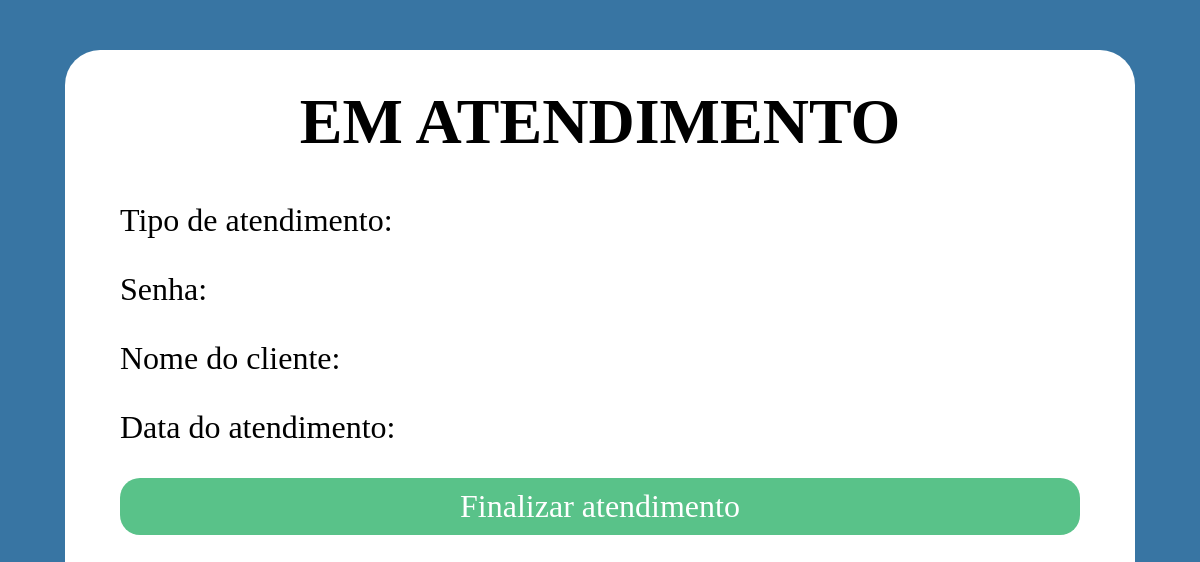
/em-atendimento/116/GERL (signed in), run on an earlier commit of the app's database.
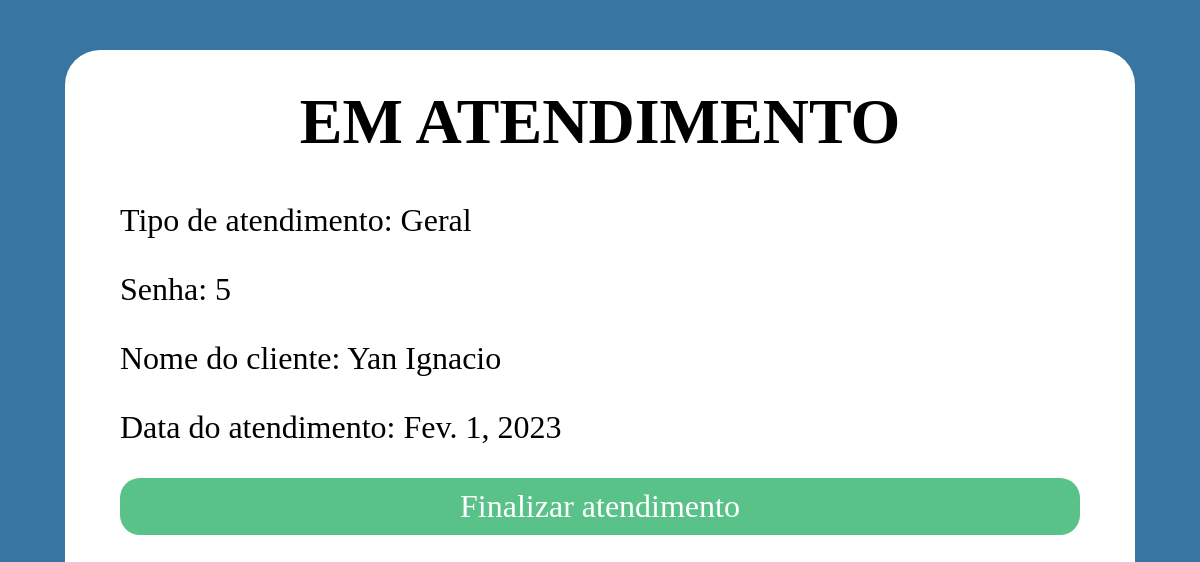
And on a later commit of the database.
### atendimento/models.py (models this page shows, shortened)
class Atendimento(models.Model):
    nome_cliente = models.CharField(max_length=255, verbose_name='Digite seu nome')
    data_atendimento = models.DateField(auto_now_add=True)
    status_atendimento = models.CharField(max_length=255, default='fila')
    numero_senha = models.IntegerField()
    atendente = models.ForeignKey(Atendente, on_delete=models.PROTECT, null=True,blank= True)
    tipo_atendimento = models.ForeignKey(TipoAtendimento, on_delete=models.CASCADE)
    def emAtendimento(self):
        self.status_atendimento = 'em atendimento'
        self.save()

class TipoAtendimento(models.Model):
    prefixo = models.CharField(max_length=4)
    nome = models.CharField(max_length=100)
    descricao = models.CharField(max_length=255)

### atendimento/views.py (the view)
# urls.py: path('em-atendimento/<id>/<prefixo>', views.emAtendimentoEspecifico, name='em-atendimento-especifico'),
@login_required
def emAtendimentoEspecifico(request, id, prefixo):
    try:
        atendimento = Atendimento.objects.get(id=id)
        atendimento.emAtendimento()
        context={
        'senha': atendimento,
        'prefixo': prefixo
        }
    except:
        context={
        'senha': '',
        'prefixo': prefixo
        }
    return render(request, 'em-atendimento.html', context)

### atendimento/templates/em-atendimento.html (shortened to what this page needs)
<div class="em-atendimento">
{% extends 'template.html' %}
{% block content %}
  <h1>EM ATENDIMENTO</h1>
  <p>Tipo de atendimento: {{ senha.tipo_atendimento.nome }}</p>
  <p>Senha: {{ senha.numero_senha }}</p>
  <p>Nome do cliente: {{ senha.nome_cliente }}</p>
  <p>Data do atendimento: {{ senha.data_atendimento }}</p>
  <a href="/finalizar-atendimento/{{senha.id}}/{{prefixo}}">Finalizar atendimento</a>
  {% endblock %}

What changed in the data, as far as the page shows it:
added Atendimento: tipo_atendimento.nome "Geral", numero_senha "5", nome_cliente "Yan Ignacio", data_atendimento "Fev. 1, 2023"
